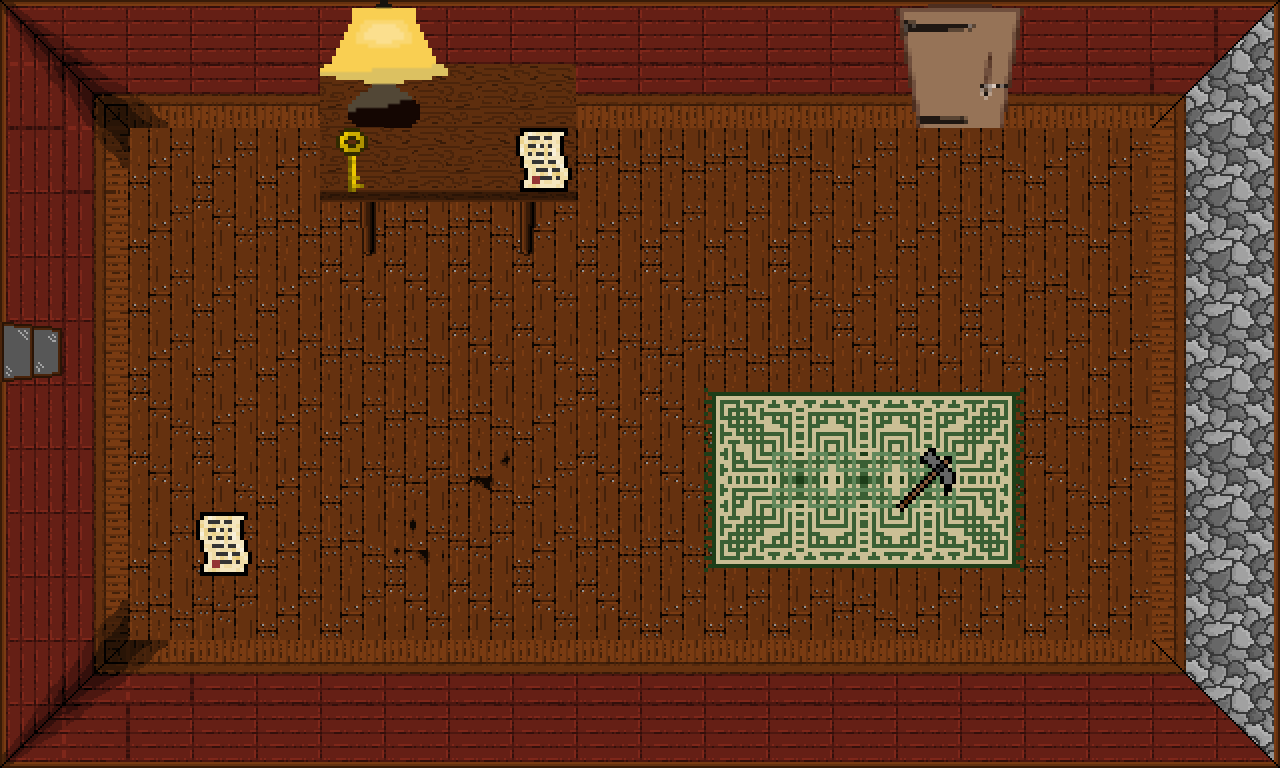

Tiled map render using the project's own tile images. Description and the whole map definition, tile-layer contents included, below:
An orthogonal 20x12 tile map with 64x64 px tiles, 7 tile layers (Cabana, Limites, Decoraciones, Salidas, ...), 10 tilesets.

<map version="1.0" orientation="orthogonal" renderorder="right-down" width="20" height="12" tilewidth="64" tileheight="64" nextobjectid="1">
 <tileset firstgid="1" name="Cabana" tilewidth="64" tileheight="64" tilecount="42" columns="6">
  <image source="Cabana.png" width="384" height="448" />
  <tile id="4">
   <properties>
    <property name="lugar" type="int" value="2" />
   </properties>
  </tile>
  <tile id="5">
   <properties>
    <property name="lugar" type="int" value="2" />
   </properties>
  </tile>
  <tile id="6">
   <properties>
    <property name="lugar" type="int" value="2" />
   </properties>
  </tile>
  <tile id="7">
   <properties>
    <property name="lugar" type="int" value="2" />
   </properties>
  </tile>
  <tile id="10">
   <properties>
    <property name="tipo" value="obstaculo" />
   </properties>
  </tile>
  <tile id="11">
   <properties>
    <property name="tipo" value="obstaculo" />
   </properties>
  </tile>
  <tile id="12">
   <properties>
    <property name="tipo" value="obstaculo" />
   </properties>
  </tile>
  <tile id="13">
   <properties>
    <property name="tipo" value="obstaculo" />
   </properties>
  </tile>
  <tile id="14">
   <properties>
    <property name="tipo" value="obstaculo" />
   </properties>
  </tile>
  <tile id="15">
   <properties>
    <property name="tipo" value="obstaculo" />
   </properties>
  </tile>
  <tile id="16">
   <properties>
    <property name="tipo" value="obstaculo" />
   </properties>
  </tile>
  <tile id="17">
   <properties>
    <property name="tipo" value="obstaculo" />
   </properties>
  </tile>
  <tile id="18">
   <properties>
    <property name="tipo" value="obstaculo" />
   </properties>
  </tile>
  <tile id="19">
   <properties>
    <property name="tipo" value="obstaculo" />
   </properties>
  </tile>
  <tile id="20">
   <properties>
    <property name="tipo" value="obstaculo" />
   </properties>
  </tile>
  <tile id="21">
   <properties>
    <property name="tipo" value="obstaculo" />
   </properties>
  </tile>
  <tile id="22">
   <properties>
    <property name="tipo" value="obstaculo" />
   </properties>
  </tile>
  <tile id="23">
   <properties>
    <property name="tipo" value="obstaculo" />
   </properties>
  </tile>
  <tile id="24">
   <properties>
    <property name="tipo" value="obstaculo" />
   </properties>
  </tile>
  <tile id="25">
   <properties>
    <property name="tipo" value="obstaculo" />
   </properties>
  </tile>
  <tile id="26">
   <properties>
    <property name="tipo" value="obstaculo" />
   </properties>
  </tile>
  <tile id="27">
   <properties>
    <property name="tipo" value="obstaculo" />
   </properties>
  </tile>
  <tile id="28">
   <properties>
    <property name="tipo" value="obstaculo" />
   </properties>
  </tile>
  <tile id="29">
   <properties>
    <property name="tipo" value="obstaculo" />
   </properties>
  </tile>
  <tile id="30">
   <properties>
    <property name="tipo" value="obstaculo" />
   </properties>
  </tile>
  <tile id="31">
   <properties>
    <property name="tipo" value="obstaculo" />
   </properties>
  </tile>
  <tile id="32">
   <properties>
    <property name="tipo" value="obstaculo" />
   </properties>
  </tile>
  <tile id="33">
   <properties>
    <property name="tipo" value="obstaculo" />
   </properties>
  </tile>
  <tile id="34">
   <properties>
    <property name="tipo" value="obstaculo" />
   </properties>
  </tile>
  <tile id="35">
   <properties>
    <property name="tipo" value="obstaculo" />
   </properties>
  </tile>
  <tile id="36">
   <properties>
    <property name="tipo" value="obstaculo" />
   </properties>
  </tile>
  <tile id="37">
   <properties>
    <property name="tipo" value="obstaculo" />
   </properties>
  </tile>
  <tile id="38">
   <properties>
    <property name="tipo" value="obstaculo" />
   </properties>
  </tile>
  <tile id="39">
   <properties>
    <property name="tipo" value="obstaculo" />
   </properties>
  </tile>
  <tile id="40">
   <properties>
    <property name="tipo" value="obstaculo" />
   </properties>
  </tile>
  <tile id="41">
   <properties>
    <property name="tipo" value="obstaculo" />
   </properties>
  </tile>
 </tileset>
 <tileset firstgid="43" name="Mesa" tilewidth="64" tileheight="64" tilecount="6" columns="2">
  <image source="Mesa.png" width="128" height="192" />
  <tile id="0">
   <properties>
    <property name="tipo" value="obstaculo" />
   </properties>
  </tile>
  <tile id="1">
   <properties>
    <property name="tipo" value="obstaculo" />
   </properties>
  </tile>
  <tile id="2">
   <properties>
    <property name="tipo" value="obstaculo" />
   </properties>
  </tile>
  <tile id="3">
   <properties>
    <property name="tipo" value="obstaculo" />
   </properties>
  </tile>
  <tile id="4">
   <properties>
    <property name="tipo" value="obstaculo" />
   </properties>
  </tile>
  <tile id="5">
   <properties>
    <property name="tipo" value="obstaculo" />
   </properties>
  </tile>
 </tileset>
 <tileset firstgid="49" name="Lampara" tilewidth="64" tileheight="64" tilecount="4" columns="4">
  <image source="LamparaPartes.png" width="256" height="64" />
 </tileset>
 <tileset firstgid="53" name="Puertas" tilewidth="64" tileheight="64" tilecount="8" columns="8">
  <image source="Puertas.png" width="512" height="64" />
  <tile id="0">
   <properties>
    <property name="lugar" type="int" value="2" />
    <property name="tipo" value="puerta" />
   </properties>
  </tile>
  <tile id="1">
   <properties>
    <property name="lugar" type="int" value="2" />
    <property name="tipo" value="puerta" />
   </properties>
  </tile>
  <tile id="2">
   <properties>
    <property name="lugar" type="int" value="2" />
    <property name="tipo" value="puerta" />
   </properties>
  </tile>
  <tile id="3">
   <properties>
    <property name="lugar" type="int" value="2" />
    <property name="tipo" value="puerta" />
   </properties>
  </tile>
  <tile id="4">
   <properties>
    <property name="lugar" type="int" value="2" />
   </properties>
  </tile>
  <tile id="5">
   <properties>
    <property name="lugar" type="int" value="2" />
   </properties>
  </tile>
  <tile id="6">
   <properties>
    <property name="lugar" type="int" value="2" />
   </properties>
  </tile>
  <tile id="7">
   <properties>
    <property name="lugar" type="int" value="2" />
   </properties>
  </tile>
 </tileset>
 <tileset firstgid="61" name="Alfombra" tilewidth="64" tileheight="64" tilecount="9" columns="3">
  <image source="Alfombra.png" width="192" height="192" />
 </tileset>
 <tileset firstgid="70" name="Window" tilewidth="64" tileheight="64" tilecount="2" columns="2">
  <image source="Window.png" width="128" height="64" />
  <tile id="1">
   <properties>
    <property name="lugar" type="int" value="2" />
   </properties>
  </tile>
 </tileset>
 <tileset firstgid="72" name="llave" tilewidth="64" tileheight="64" tilecount="1" columns="1">
  <image source="../Items/llave.png" width="64" height="64" />
  <tile id="0">
   <properties>
    <property name="IDItem" type="int" value="1" />
    <property name="item" value="llave" />
    <property name="tipo" value="item" />
   </properties>
  </tile>
 </tileset>
 <tileset firstgid="73" name="carta" tilewidth="64" tileheight="64" tilecount="1" columns="1">
  <image source="../Items/carta.png" width="64" height="64" />
  <tile id="0">
   <properties>
    <property name="IDItem" type="int" value="2" />
    <property name="item" value="carta" />
    <property name="tipo" value="item" />
   </properties>
  </tile>
 </tileset>
 <tileset firstgid="74" name="martillo" tilewidth="64" tileheight="64" tilecount="1" columns="1">
  <image source="../Items/martillo.png" width="64" height="64" />
  <tile id="0">
   <properties>
    <property name="IDItem" type="int" value="10" />
    <property name="item" value="martillo" />
    <property name="tipo" value="item" />
   </properties>
  </tile>
 </tileset>
 <tileset firstgid="75" name="Puerta" tilewidth="128" tileheight="128" tilecount="1" columns="1">
  <image source="puertaUno.png" width="128" height="128" />
  <tile id="0">
   <properties>
    <property name="lugar" type="int" value="2" />
    <property name="tipo" value="puerta" />
    <property name="valorLlave" type="int" value="1" />
   </properties>
  </tile>
 </tileset>
 <layer name="Cabana" width="20" height="12">
  <data encoding="csv">
0,0,0,0,0,0,0,0,0,0,0,0,0,0,0,0,0,0,0,0,
0,0,23,11,11,11,11,11,11,11,11,11,11,11,11,11,11,11,0,0,
0,0,1,1,1,1,1,1,3,3,3,3,3,1,1,3,1,1,0,0,
0,0,1,2,3,3,3,3,1,1,1,1,1,1,1,3,3,1,0,0,
0,0,1,1,1,2,2,2,2,2,2,3,2,1,1,1,3,1,0,0,
0,0,1,1,1,3,3,2,2,1,4,3,3,2,2,2,1,1,0,0,
0,0,2,1,1,1,3,3,1,2,2,1,1,3,2,2,3,3,0,0,
0,0,2,2,1,1,0,0,1,2,2,1,1,3,2,2,2,1,0,0,
0,0,1,1,1,3,0,0,1,3,3,3,3,3,2,1,1,1,0,0,
0,0,3,4,1,1,2,2,2,2,1,1,1,3,1,1,1,1,0,0,
0,0,0,0,0,0,0,0,0,0,0,0,0,0,0,0,0,0,0,0,
0,0,0,0,0,0,0,0,0,0,0,0,0,0,0,0,0,0,0,0
</data>
 </layer>
 <layer name="Limites" width="20" height="12">
  <data encoding="csv">
20,21,30,30,30,30,30,30,30,30,30,30,30,30,30,30,30,30,30,36,
27,22,0,0,0,43,43,43,43,0,0,0,0,0,0,0,0,0,37,33,
31,24,0,0,0,43,43,43,43,0,0,0,0,0,0,0,0,0,34,33,
31,12,0,0,0,0,0,0,0,0,0,0,0,0,0,0,0,0,34,33,
31,12,0,0,0,0,0,0,0,0,0,0,0,0,0,0,0,0,34,33,
31,12,0,0,0,0,0,0,0,0,0,0,0,0,0,0,0,0,34,33,
31,12,0,0,0,0,0,0,0,0,0,0,0,0,0,0,0,0,34,33,
31,12,0,0,0,0,0,0,0,0,0,0,0,0,0,0,0,0,34,33,
31,12,0,0,0,0,0,0,0,0,0,0,0,0,0,0,0,0,34,33,
31,25,0,0,0,0,0,0,0,0,0,0,0,0,0,0,0,0,34,33,
28,15,26,13,13,13,13,13,13,13,13,13,13,13,13,13,13,13,35,33,
16,29,32,32,32,32,32,32,32,32,32,32,32,32,32,32,32,32,32,38
</data>
 </layer>
 <layer name="Decoraciones" width="20" height="12">
  <data encoding="csv">
0,0,0,0,0,49,50,0,0,0,0,0,0,0,0,0,0,0,0,0,
0,0,0,0,0,51,52,0,0,0,0,0,0,0,0,0,0,0,0,0,
0,0,0,0,0,0,0,0,0,0,0,0,0,0,0,0,0,0,0,0,
0,0,0,0,0,48,44,44,47,0,0,0,0,0,0,0,0,0,0,0,
0,0,0,0,0,0,0,0,0,0,0,0,0,0,0,0,0,0,0,0,
0,0,0,0,0,0,0,0,0,0,0,0,0,0,0,0,0,0,0,0,
0,0,0,0,0,0,0,0,0,0,0,61,62,62,62,63,0,0,0,0,
0,0,0,0,0,0,0,0,0,0,0,64,65,65,65,66,0,0,0,0,
0,0,0,0,0,0,0,0,0,0,0,67,68,68,68,69,0,0,0,0,
0,0,0,0,0,0,0,0,0,0,0,0,0,0,0,0,0,0,0,0,
0,0,0,0,0,0,0,0,0,0,0,0,0,0,0,0,0,0,0,0,
0,0,0,0,0,0,0,0,0,0,0,0,0,0,0,0,0,0,0,0
</data>
 </layer>
 <layer name="Salidas" width="20" height="12">
  <data encoding="csv">
0,0,0,0,0,0,0,0,0,0,0,0,0,0,58,60,0,0,0,0,
0,0,0,0,0,0,0,0,0,0,0,0,0,0,57,59,0,0,0,0,
0,0,0,0,0,0,0,0,0,0,0,0,0,0,0,0,0,0,0,0,
0,0,0,0,0,0,0,0,0,0,0,0,0,0,0,0,0,0,0,0,
0,0,0,0,0,0,0,0,0,0,0,0,0,0,0,0,0,0,0,0,
71,0,0,0,0,0,0,0,0,0,0,0,0,0,0,0,0,0,0,0,
0,0,0,0,0,0,0,0,0,0,0,0,0,0,0,0,0,0,0,0,
0,0,0,0,0,0,5,7,0,0,0,0,0,0,0,0,0,0,0,0,
0,0,0,0,0,0,6,8,0,0,0,0,0,0,0,0,0,0,0,0,
0,0,0,0,0,0,0,0,0,0,0,0,0,0,0,0,0,0,0,0,
0,0,0,0,0,0,0,0,0,0,0,0,0,0,0,0,0,0,0,0,
0,0,0,0,0,0,0,0,0,0,0,0,0,0,0,0,0,0,0,0
</data>
 </layer>
 <layer name="Interactivos" width="20" height="12">
  <data encoding="csv">
0,0,0,0,0,0,0,0,0,0,0,0,0,0,0,0,0,0,0,0,
0,0,0,0,0,0,0,0,0,0,0,0,0,0,0,0,0,0,0,0,
0,0,0,0,0,0,0,0,0,0,0,0,0,0,0,0,0,0,0,0,
0,0,0,0,0,0,0,0,0,0,0,0,0,0,0,0,0,0,0,0,
0,0,0,0,0,0,0,0,0,0,0,0,0,0,0,0,0,0,0,0,
70,0,0,0,0,0,0,0,0,0,0,0,0,0,0,0,0,0,0,0,
0,0,0,0,0,0,0,0,0,0,0,0,0,0,0,0,0,0,0,0,
0,0,0,0,0,0,4,10,0,0,0,0,0,0,0,0,0,0,0,0,
0,0,0,0,0,0,9,4,0,0,0,0,0,0,0,0,0,0,0,0,
0,0,0,0,0,0,0,0,0,0,0,0,0,0,0,0,0,0,0,0,
0,0,0,0,0,0,0,0,0,0,0,0,0,0,0,0,0,0,0,0,
0,0,0,0,0,0,0,0,0,0,0,0,0,0,0,0,0,0,0,0
</data>
 </layer>
 <layer name="Puerta" width="20" height="12">
  <data encoding="csv">
0,0,0,0,0,0,0,0,0,0,0,0,0,0,0,0,0,0,0,0,
0,0,0,0,0,0,0,0,0,0,0,0,0,0,75,0,0,0,0,0,
0,0,0,0,0,0,0,0,0,0,0,0,0,0,0,0,0,0,0,0,
0,0,0,0,0,0,0,0,0,0,0,0,0,0,0,0,0,0,0,0,
0,0,0,0,0,0,0,0,0,0,0,0,0,0,0,0,0,0,0,0,
0,0,0,0,0,0,0,0,0,0,0,0,0,0,0,0,0,0,0,0,
0,0,0,0,0,0,0,0,0,0,0,0,0,0,0,0,0,0,0,0,
0,0,0,0,0,0,0,0,0,0,0,0,0,0,0,0,0,0,0,0,
0,0,0,0,0,0,0,0,0,0,0,0,0,0,0,0,0,0,0,0,
0,0,0,0,0,0,0,0,0,0,0,0,0,0,0,0,0,0,0,0,
0,0,0,0,0,0,0,0,0,0,0,0,0,0,0,0,0,0,0,0,
0,0,0,0,0,0,0,0,0,0,0,0,0,0,0,0,0,0,0,0
</data>
 </layer>
 <layer name="Recolectables" width="20" height="12">
  <data encoding="csv">
0,0,0,0,0,0,0,0,0,0,0,0,0,0,0,0,0,0,0,0,
0,0,0,0,0,0,0,0,0,0,0,0,0,0,0,0,0,0,0,0,
0,0,0,0,0,72,0,0,73,0,0,0,0,0,0,0,0,0,0,0,
0,0,0,0,0,0,0,0,0,0,0,0,0,0,0,0,0,0,0,0,
0,0,0,0,0,0,0,0,0,0,0,0,0,0,0,0,0,0,0,0,
0,0,0,0,0,0,0,0,0,0,0,0,0,0,0,0,0,0,0,0,
0,0,0,0,0,0,0,0,0,0,0,0,0,0,0,0,0,0,0,0,
0,0,0,0,0,0,0,0,0,0,0,0,0,0,74,0,0,0,0,0,
0,0,0,73,0,0,0,0,0,0,0,0,0,0,0,0,0,0,0,0,
0,0,0,0,0,0,0,0,0,0,0,0,0,0,0,0,0,0,0,0,
0,0,0,0,0,0,0,0,0,0,0,0,0,0,0,0,0,0,0,0,
0,0,0,0,0,0,0,0,0,0,0,0,0,0,0,0,0,0,0,0
</data>
 </layer>
</map>
